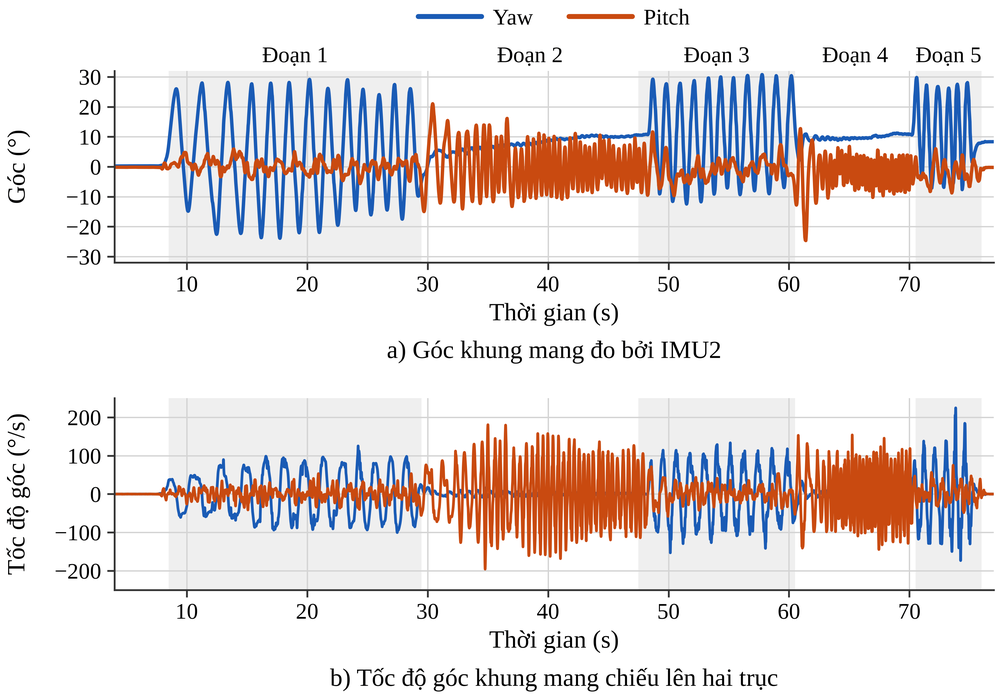
#> input picture bao_cao_chuong3/hinh/h3_05_kich_thich.png, 1000 x 698 px, shrunk from 3694 x 2579 before the run
$ python -i prep_assets.py   (imports and definitions only)
#> lines starting #> are read from the running program, lines starting #| are printed output that depends on the picture
#> further down, picture is the input picture: PIL image 1000x698 RGB; mean R, G, B 231, 224.4, 224.3
# -*- coding: utf-8 -*-
"""Trich va chuan bi hinh anh tu bo slide goc.

    python prep_assets.py <slide_goc.pptx> <thu_muc_ra>

- Lay anh goc (logo, anh san pham, mach, CAD, giao dien, do thi theo thoi gian)
- Tach nen trang cua anh render CAD (to loang tu bien, khong lam thung chi tiet bac)
- Phong to anh nho (anh chup gimbal, mach that, giao dien) bang Lanczos + lam net nhe
"""
import os
import sys
import zipfile
from collections import deque

from PIL import Image, ImageFilter

MEDIA = {
    "logo": "image4.png",
    "gimbal_photo": "image9.jpg",
    "gimbal_illus": "image10.png",
    "stm32": "image16.png",
    "icm20948": "image17.png",
    "ms3506": "image18.png",
    "usbttl": "image19.jpeg",
    "sch_mcu": "image20.png",
    "sch_rs485": "image21.png",
    "sch_power": "image22.png",
    "pcb_layout": "image23.png",
    "pcb_3d": "image24.png",
    "pcb_real": "image25.jpeg",
    "cad_2d": "image26.png",
    "cad_exploded": "image58.png",
    "cad_render": "image28.png",
    "gui": "image37.jpeg",
    "fig_model": "image36.png",
    "fig_step": "image39.png",
    "fig_kp": "image38.png",
    "fig_limit": "image40.png",
    "fig_stop": "image41.png",
    "fig_shaping": "image42.png",
}


def remove_white_bg(im, tol=18, feather=1.2):
    """To loang tu bien anh: diem gan trang lien thong voi bien -> trong suot."""
#> called with tol = 18, feather = 1.2
    im = im.convert("RGBA")
    w, h = im.size
#> w = 1000; h = 698
    px = im.load()
    mask = Image.new("L", (w, h), 255)
#> mask: PIL image 1000x698 L; every value is 255
    mp = mask.load()
    seen = bytearray(w * h)
    dq = deque()

    def near_white(p):
        r, g, b, a = p
        return a < 10 or (r > 255 - tol and g > 255 - tol and b > 255 - tol)

    for x in range(w):
        for y in (0, h - 1):
            dq.append((x, y))
    for y in range(h):
        for x in (0, w - 1):
            dq.append((x, y))
    while dq:
        x, y = dq.popleft()
        i = y * w + x
        if seen[i]:
            continue
        seen[i] = 1
        if not near_white(px[x, y]):
            continue
        mp[x, y] = 0
        if x > 0:
            dq.append((x - 1, y))
        if x < w - 1:
            dq.append((x + 1, y))
        if y > 0:
            dq.append((x, y - 1))
        if y < h - 1:
            dq.append((x, y + 1))
    mask = mask.filter(ImageFilter.GaussianBlur(feather))
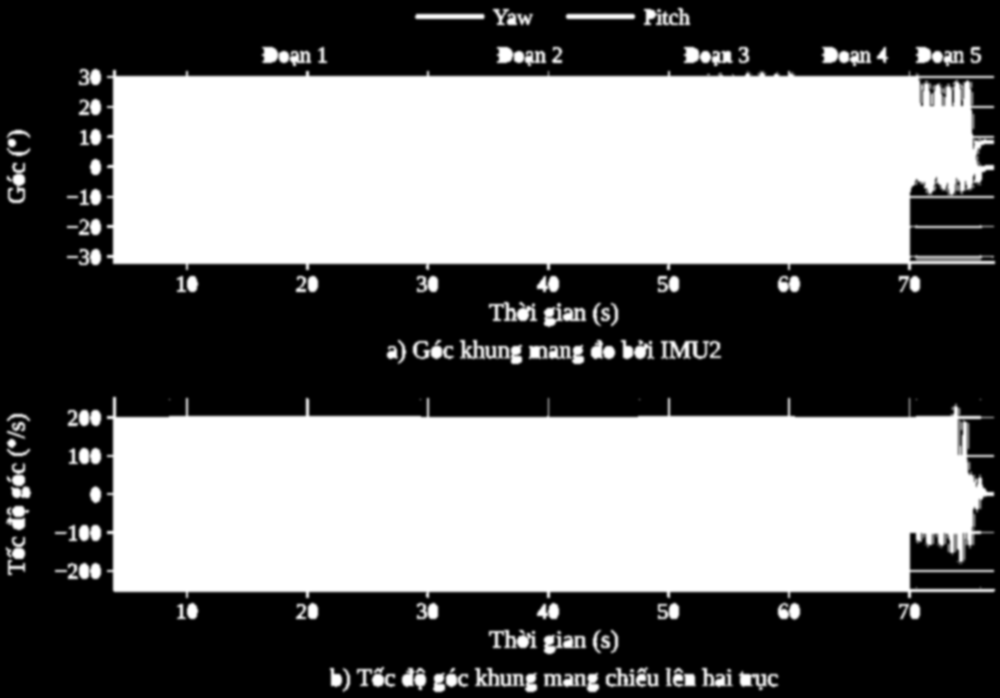
#> mask: PIL image 1000x698 L; min 0, max 255, mean 119.6
    im.putalpha(mask)
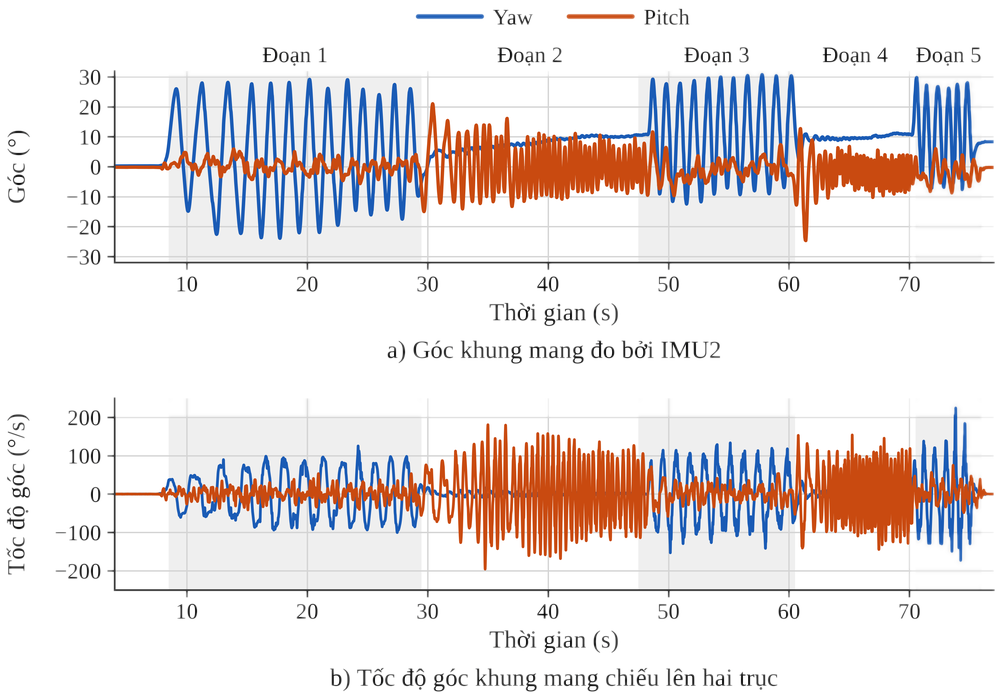
#> im: PIL image 1000x698 RGBA; mean R, G, B, A 231, 224.4, 224.3, 119.6; transparent parts drawn white
    return im


# [45 lines left out: functions upscale, main, not called in this run]


# [2 lines not run here, left out]

>>> from PIL import Image
>>> picture = Image.open('../../bao_cao_chuong3/hinh/h3_05_kich_thich.png')
>>> result = remove_white_bg(picture)
